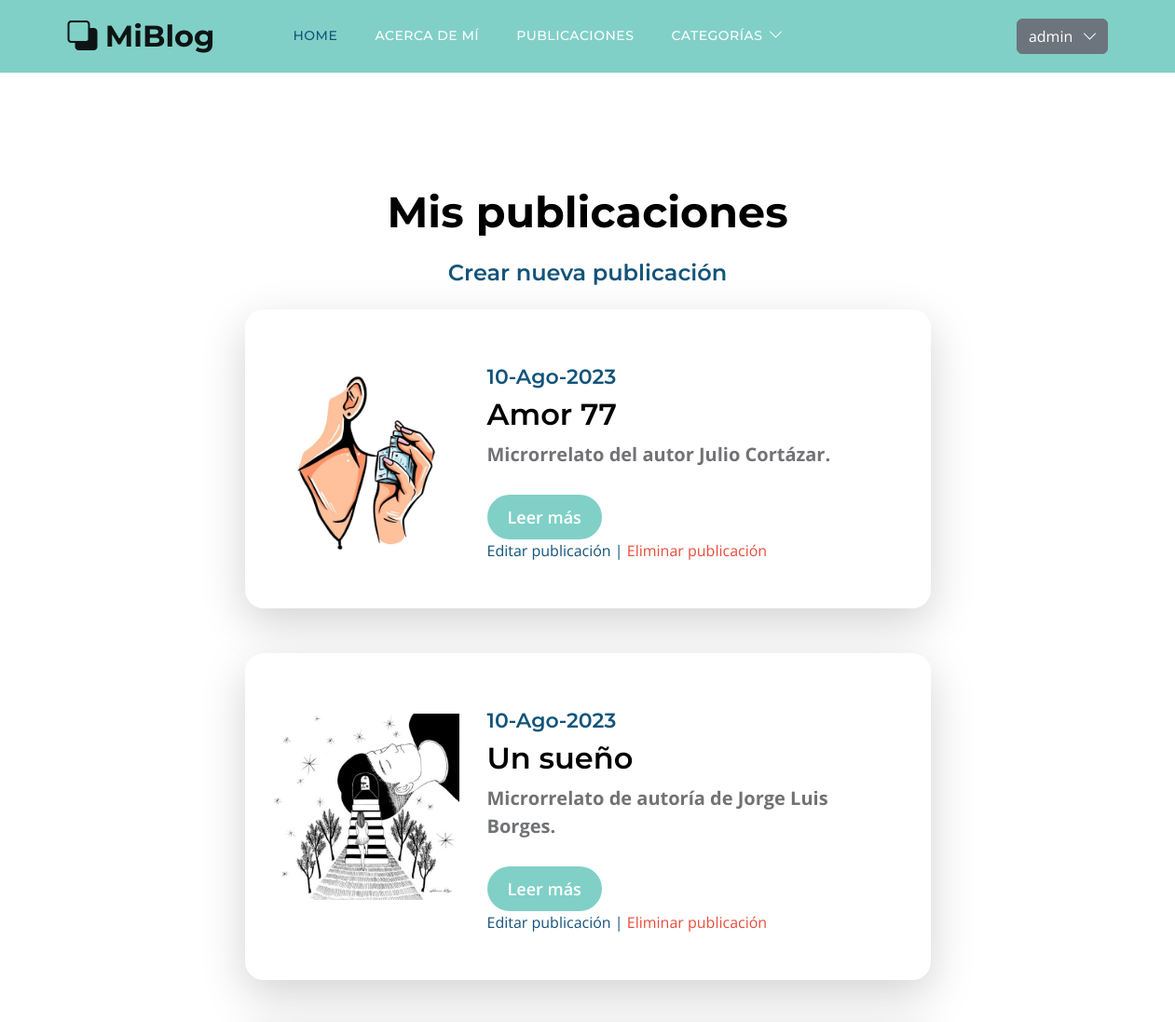
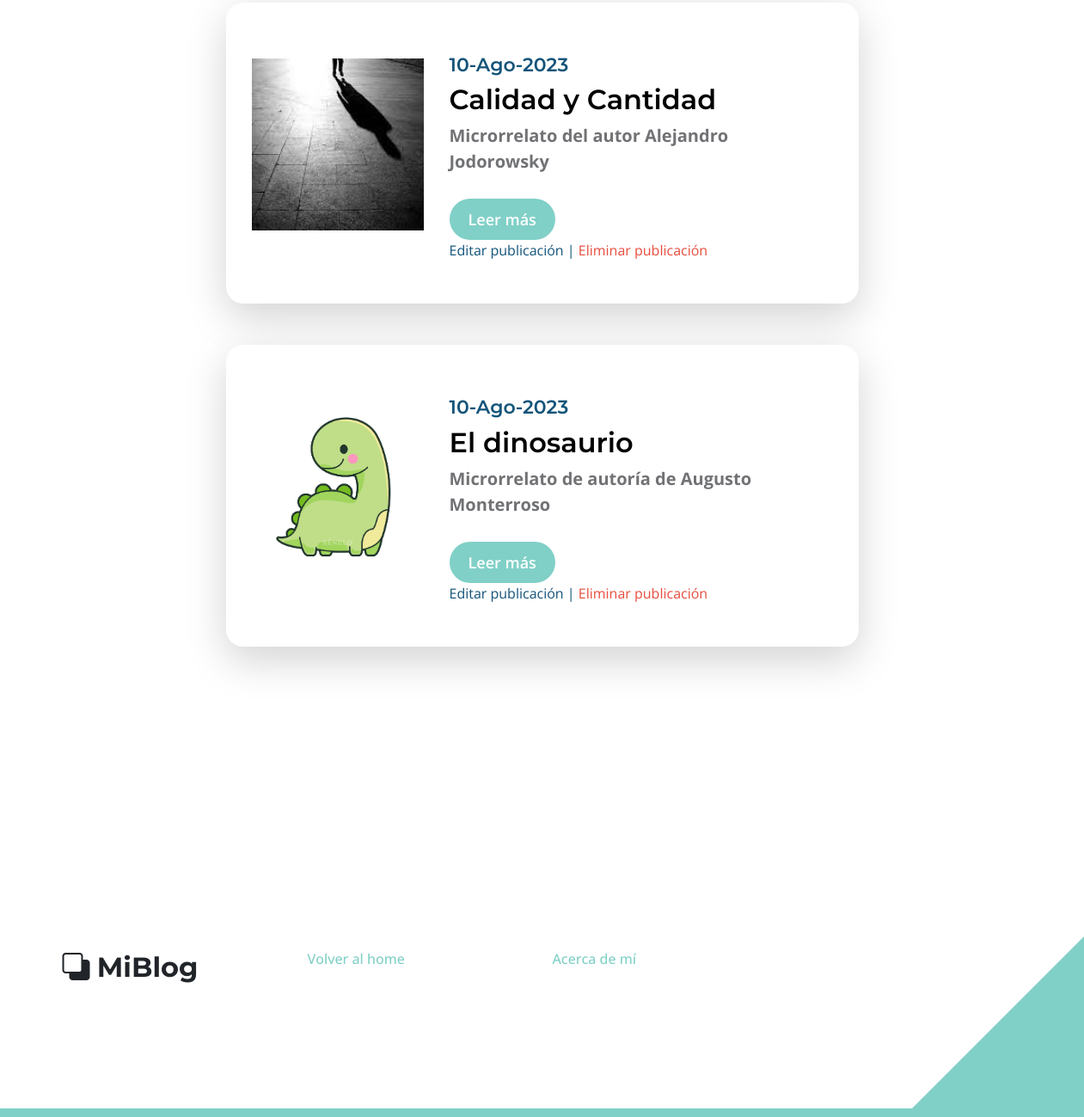
Page /perfiles/mis_publicaciones/ (signed in) on the committed database (2 pictures, top to bottom).
### perfiles/models.py (models this page shows)
class Usuario(AbstractUser):
    def __str__(self):
        return f"{self.username}"

### blog/models.py (models this page shows, shortened)
class Post(models.Model):
    titulo = models.CharField(max_length=255)
    slug = models.SlugField(unique=True)
    subtitulo = models.TextField()
    cuerpo = models.TextField()
    autor = models.ForeignKey(settings.AUTH_USER_MODEL, on_delete=models.SET_NULL, null=True)
    fecha = models.DateTimeField(auto_now_add=True)
    categoria = models.ManyToManyField('Categoria')
    imagen = models.ImageField(blank=True, null=True)
    class Meta:
        ordering = ('-fecha',)

### perfiles/views.py (the view)
# urls.py: path('mis_publicaciones/', views.user_posts, name='mis_publicaciones'),
@login_required
def user_posts(request):
    user = request.user
    posts = Post.objects.filter(autor=user)
    context = {'posts': posts}
    return render(request, 'perfiles/user_posts.html', context)

### perfiles/templates/perfiles/user_posts.html (shortened to what this page needs)
{% extends 'base.html' %}
{% block contenido %}
<section class="section-padding">
    <div class="container">
        <div class="row">
            <div class="col-lg-12 col-12 text-center">
                <h2 class="mb-4">Mis publicaciones</h2>
            </div>
            <div class="col-lg-12 col-12 text-center">
                <h5><a href="{% url 'blog:crear_post' %}">Crear nueva publicación</a></h5>
            </div>
            <div class="col-lg-8 col-12 mt-3 mx-auto">
                {% for post in posts %}
                    <div class="custom-block custom-block-topics-listing bg-white shadow-lg mb-5">
                        <div class="d-flex">
                            {% if post.imagen %}
                                <img src="{{ post.imagen.url }}" class="custom-block-image img-fluid" alt="imagen">
                            {% endif %}
                            <div class="custom-block-topics-listing-info d-flex">
                                <div>
                                    <h6 class="subtitle is-4">{{ post.fecha|date:'d-M-Y' }}</h6>
                                    <h3 class="mb-2">{{ post.titulo }}</h3>
                                    <p class="mb-1"><strong>{{ post.subtitulo }}</strong></p>
                                    <a href="{% url 'blog:detalle' post.id %}" class="btn custom-btn mt-3 mt-lg-4">Leer más</a>
                                    <br>
                                    <a href="{% url 'blog:editar_post' post.id %}">Editar publicación | </a>
                                    <a style="color:#E74C3C;" href="{% url 'blog:eliminar_post' post.id %}">Eliminar publicación</a>
                                </div>
                            </div>
                        </div>
                    </div>
                {% endfor %}
            </div>
        </div>
    </div>
</section>
{% endblock contenido %}

### template_base/base.html (shortened to what this page needs)
{% load static %}
<!doctype html>
<html lang="en">
    <head>
        <link href="{% static 'css/bootstrap.min.css' %}" rel="stylesheet">
        <link href="{% static 'css/bootstrap-icons.css' %}" rel="stylesheet">
        <link href="{% static 'css/templatemo-topic-listing.css' %}" rel="stylesheet">
    </head>
    <body id="top">
        <main>
            <nav class="navbar navbar-expand-lg" style="background-color: #80d0c7;">
                <div class="container">
                    <a class="navbar-brand">
                        <i class="bi-back"></i>
                        <span>MiBlog</span>
                    </a>
                    <div class="collapse navbar-collapse" id="navbarNav">
                        <ul class="navbar-nav ms-lg-5 me-lg-auto">
                            <li class="nav-item">
                                <a class="nav-link click-scroll" href="{% url 'blog:home' %}">Home</a>
                            </li>
                            <li class="nav-item">
                                <a class="nav-link" href="{% url 'blog:about' %}">Acerca de mí</a>
                            </li>
                            <li class="nav-item">
                                <a class="nav-link" href="{% url 'blog:pages' %}">Publicaciones</a>
                            </li>
                            <li class="nav-item dropdown">
                                <a class="nav-link dropdown-toggle" href="#" id="navbarLightDropdownMenuLink" role="button" data-bs-toggle="dropdown" aria-expanded="false">Categorías</a>
                            </li>
                        </ul>
                        <div class="d-none d-lg-block">
                            {% if user.is_authenticated %}
                                <div class="dropdown show">
                                    <a class="btn btn-secondary dropdown-toggle" role="button" id="dropdownMenuLink" data-toggle="dropdown" aria-haspopup="true" aria-expanded="false">
                                    {{ user.username }}
                                    </a>
                                </div>
                            {% else %}
                                <a class="btn btn-outline-light ms-2" href="{% url 'perfiles:login' %}" role="button">Iniciar sesión</a>
                            {% endif %}
                        </div>
                    </div>
                </div>
            </nav>
        </main>
            <section class="explore-section section-padding">
                {% block contenido %} {% endblock contenido %}
            </section>
<footer class="site-footer section-padding">
            <div class="container">
                <div class="row">
                    <div class="col-lg-3 col-12 mb-4 pb-2">
                        <a class="navbar-brand mb-2">
                            <i class="bi-back"></i>
                            <span>MiBlog</span>
                        </a>
                    </div>
                    <div class="col-lg-3 col-md-4 col-6">
                        <ul class="site-footer-links">
                            <li class="site-footer-link-item">
                                <a href="{% url 'blog:home' %}" class="site-footer-link">Volver al home</a>
                            </li>
                        </ul>
                    </div>
                    <div class="col-lg-3 col-md-4 col-6 mb-4 mb-lg-0">
                        <ul class="site-footer-links">
                            <li class="site-footer-link-item">
                                <a href="{% url 'blog:about' %}" class="site-footer-link">Acerca de mí</a>
                            </li>
                        </ul>
                    </div>
                </div>
            </div>
</footer>
    </body>
</html>

### static/css/templatemo-topic-listing.css (style rules this page uses)
:root { --white-color: #ffffff; --primary-color: #13547a; --secondary-color: #80d0c7; --section-bg-color: #f0f8ff; --custom-btn-bg-color: #80d0c7; --custom-btn-bg-hover-color: #13547a; --dark-color: #000000; --p-color: #717275; --border-color: #7fffd4; --link-hover-color: #13547a; --body-font-family: 'Open Sans', sans-serif; --title-font-family: 'Montserrat', sans-serif; --h1-font-size: 58px; --h2-font-size: 46px; --h3-font-size: 32px; --h4-font-size: 28px; --h5-font-size: 24px; --h6-font-size: 22px; --p-font-size: 20px; --menu-font-size: 14px; --btn-font-size: 18px; --copyright-font-size: 16px; --border-radius-large: 100px; --border-radius-medium: 20px; --border-radius-small: 10px; --font-weight-normal: 400; --font-weight-medium: 500; --font-weight-semibold: 600; --font-weight-bold: 700; }
body { background-color: var(--white-color); font-family: var(--body-font-family); }
h2, h3, h4, h5, h6 { color: var(--dark-color); }
h1, h2, h3, h4, h5, h6 { font-family: var(--title-font-family); font-weight: var(--font-weight-semibold); }
h2 { font-size: var(--h2-font-size); font-weight: var(--font-weight-bold); }
h3 { font-size: var(--h3-font-size); }
h5 { font-size: var(--h5-font-size); }
h6 { color: var(--primary-color); font-size: var(--h6-font-size); }
p { color: var(--p-color); font-size: var(--p-font-size); font-weight: var(--font-weight-normal); }
ul li { color: var(--p-color); font-size: var(--p-font-size); font-weight: var(--font-weight-normal); }
a, button { touch-action: manipulation; transition: all 0.3s; }
a { display: inline-block; color: var(--primary-color); text-decoration: none; }
b, strong { font-weight: var(--font-weight-bold); }
.section-padding { padding-top: 100px; padding-bottom: 100px; }
.custom-btn { background: var(--custom-btn-bg-color); border: 2px solid transparent; border-radius: var(--border-radius-large); color: var(--white-color); font-size: var(--btn-font-size); font-weight: var(--font-weight-semibold); line-height: normal; transition: all 0.3s; padding: 10px 20px; }
.navbar { background: transparent; border-bottom: 1px solid rgba(128, 208, 199, 0.35); z-index: 9; }
.navbar-brand, .navbar-brand:hover { font-size: var(--h3-font-size); font-weight: var(--font-weight-bold); display: block; }
.navbar-brand span { font-family: var(--title-font-family); }
.navbar-expand-lg .navbar-nav .nav-link { border-radius: var(--border-radius-large); margin: 10px; padding: 10px; }
.navbar-nav .nav-link { display: inline-block; color: var(--white-color); font-family: var(--title-font-family); font-size: var(--menu-font-size); font-weight: var(--font-weight-medium); text-transform: uppercase; letter-spacing: 0.5px; position: relative; padding-top: 15px; padding-bottom: 15px; }
.navbar-nav .nav-link.active, .navbar-nav .nav-link:hover { color: var(--primary-color); }
.navbar .dropdown-toggle::after { content: "\f282"; display: inline-block; font-family: bootstrap-icons !important; font-size: var(--copyright-font-size); font-style: normal; font-weight: normal !important; font-variant: normal; text-transform: none; line-height: 1; vertical-align: -.125em; -webkit-font-smoothing: antialiased; -moz-osx-font-smoothing: grayscale; position: relative; left: 2px; border: 0; }
.custom-block { border-radius: var(--border-radius-medium); position: relative; overflow: hidden; padding: 30px; transition: all 0.3s ease; height: 100%; }
.custom-block-image { display: block; width: 100%; height: 200px; object-fit: cover; margin-top: 35px; }
.custom-block-topics-listing-info { margin: 30px 20px 20px 30px; }
.custom-block-topics-listing { height: inherit; }
.custom-block-topics-listing .custom-block-image { width: 200px; }
.site-footer { border-bottom: 10px solid var(--secondary-color); position: relative; }
.site-footer::after { content: ""; position: absolute; bottom: 0; right: 0; width: 0; height: 0; border-style: solid; border-width: 0 0 200px 200px; border-color: transparent transparent var(--secondary-color) transparent; pointer-events: none; }
.site-footer-links { padding-left: 0; }
.site-footer-link-item { display: block; list-style: none; line-height: normal; }
.site-footer-link { color: var(--secondary-color); font-size: var(--copyright-font-size); font-weight: var(--font-weight-medium); line-height: normal; }

### rows in the picture
Usuario: username "admin"
Post: imagen (picture), fecha "10-Ago-2023", titulo "Amor 77", subtitulo "Microrrelato del autor Julio Cortázar."
Post: imagen (picture), fecha "10-Ago-2023", titulo "Un sueño", subtitulo "Microrrelato de autoría de Jorge Luis Borges."
Post: imagen (picture), fecha "10-Ago-2023", titulo "Calidad y Cantidad", subtitulo "Microrrelato del autor Alejandro Jodorowsky"
Post: imagen (picture), fecha "10-Ago-2023", titulo "El dinosaurio", subtitulo "Microrrelato de autoría de Augusto Monterroso"
